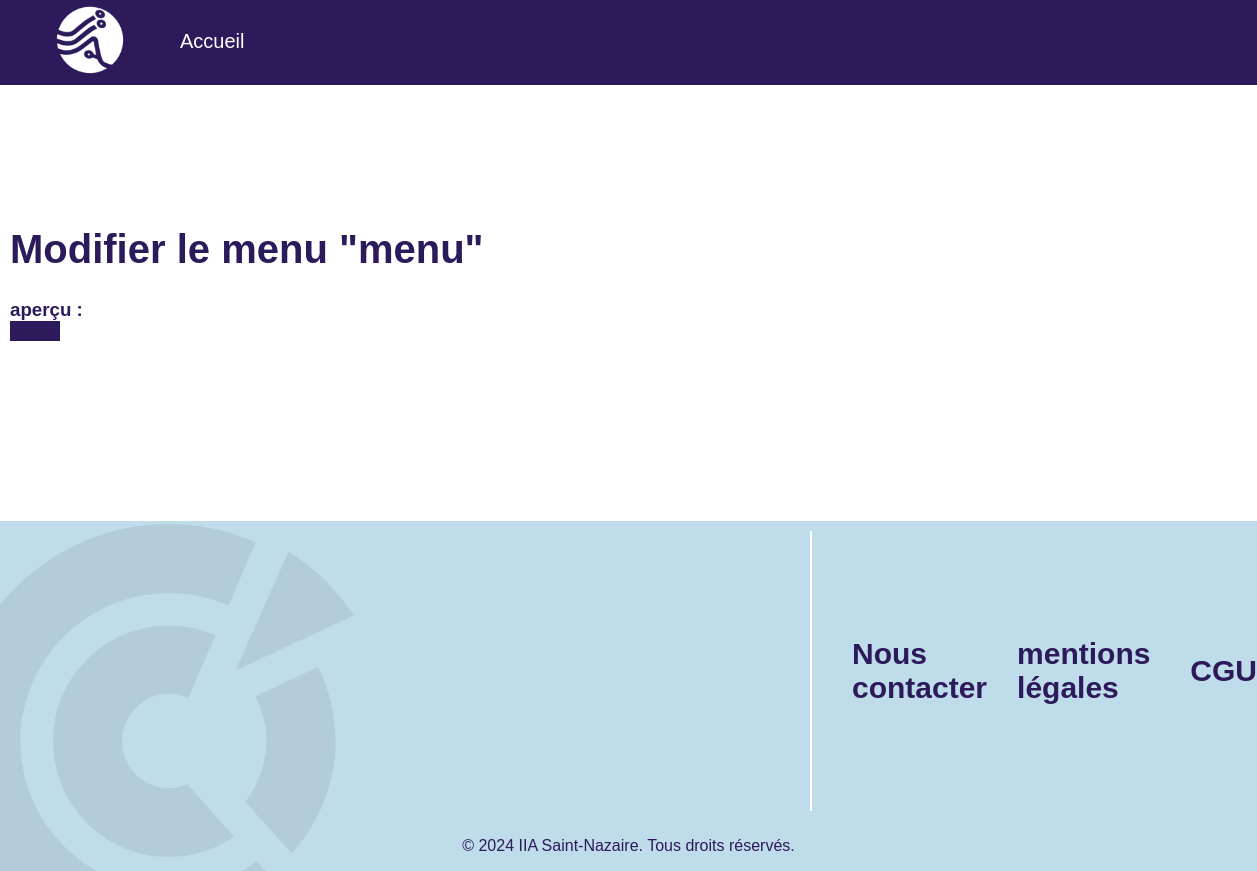
The page /pages/edit-menu.php?id=menu on the database as committed earlier.
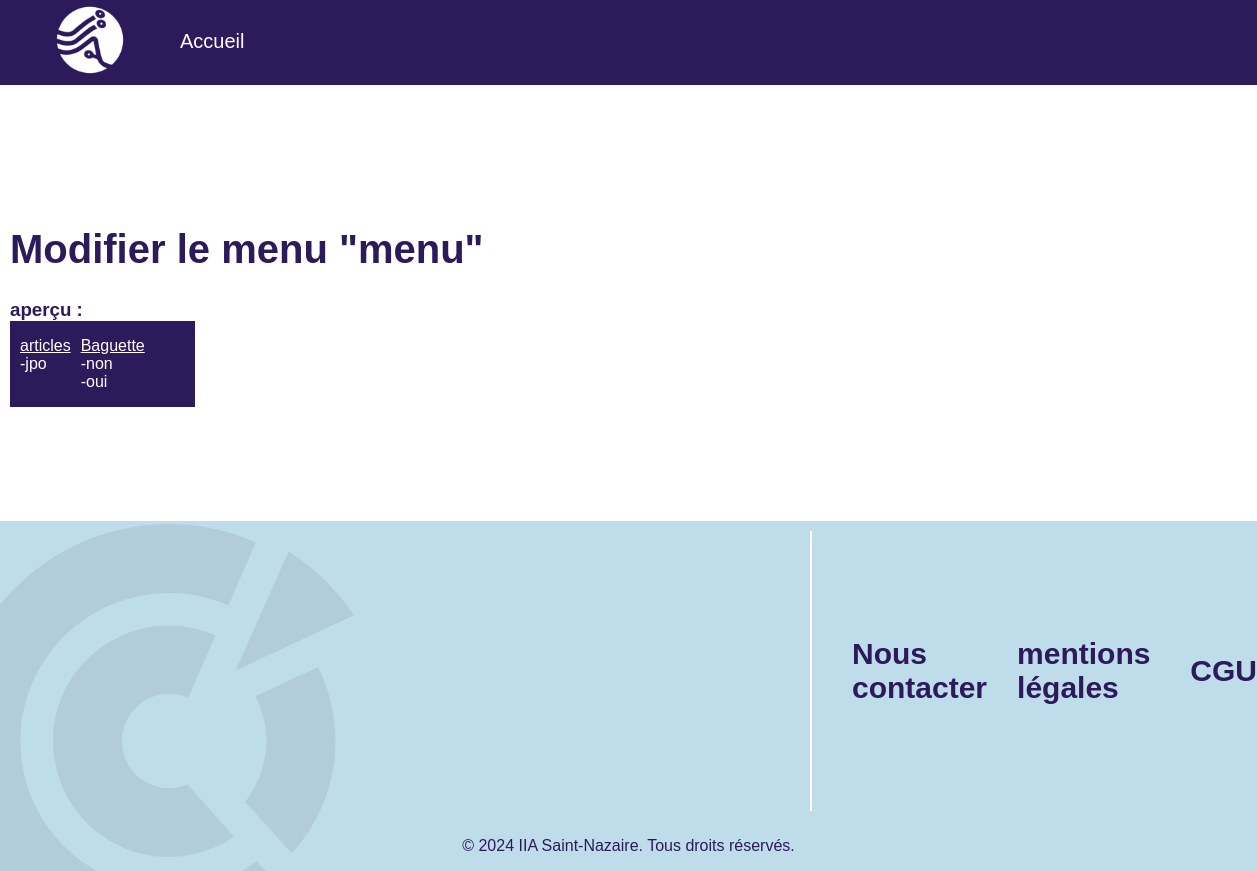
The same page on the database as committed later.
### tables this page shows
CREATE TABLE `menu` (
  `id` int(11) NOT NULL,
  `nom` varchar(255) NOT NULL,
  `id_categorie` int(11) NOT NULL,
  `is_categorie` tinyint(1) NOT NULL,
  `priorite` int(11) NOT NULL,
  `lien` varchar(255) NOT NULL DEFAULT '#'
);

### classes/BDD.php (called while the page is built)
<?php
class BDD
{
    public static function connexionBDD()
    {
        $host = '127.0.0.1';
        $db = 'iiactualite';
        $user = 'root';
        $pass = '';
        $port = 3306;
        $charset = 'utf8mb4';
        $dsn = "mysql:host=$host; dbname=$db;charset=$charset;port=$port";
        return new PDO($dsn, $user, $pass);
    }
    public static function selectBDD($sql)
    {
        $pdo = self::connexionBDD();
        $resultat = $pdo->query($sql);
        return $resultat;
    }
}

### classes/Menu.php (the view, shortened to what this page needs)
<?php
require_once "BDD.php";
class Menu extends BDD
{
    public string $nom_table;
    public function __construct(string $nom_table)
    {
        $this->nom_table = $nom_table;
    }
    function afficherMenu()
    {
?>
        <div class="menu">
                <?=
                $this->afficherCategorieMenu();
                ?>
        </div>
    <?php
    }
    function afficherCategorieMenu()
    {
        $sql = "SELECT * FROM " . $this->nom_table . " WHERE is_categorie = 1 ORDER BY priorite";
        $resultat = BDD::selectBDD($sql);
        while ($donnees = $resultat->fetch(PDO::FETCH_ASSOC)) {
            echo '<ul><li class="menu_categorie"><a href="' . $donnees['lien'] . '" >' . $donnees['nom'] . '</a><li>';
            $sql = "SELECT * FROM " . $this->nom_table . " WHERE id_categorie = " . $donnees['id'] . " ORDER BY priorite";
            $resultat_sous_menu = BDD::selectBDD($sql);
            while ($donnees_sous_menu = $resultat_sous_menu->fetch(PDO::FETCH_ASSOC)) {
                echo '<li><a href="' . $donnees_sous_menu['lien'] . '" class="menu_sous_categorie">' . $donnees_sous_menu['nom'] . '</a></li>';
            }
            echo '</ul>';
        }
    }
    function afficherEditMenu()
    {
    ?>
        <div class="menu menu-apercu">
            <div class="menu_body">
                <?=
                $this->afficherCategorieMenu();
                ?>
            </div>
        </div>
<?php
    }
    function getNomMenu()
    {
        return $this->nom_table;
    }
}

### pages/edit-menu.php (shortened to what this page needs)
<?php
require_once "../classes/Menu.php";
?>
<!DOCTYPE html>
<html lang="fr">
<head>
    <link rel="stylesheet" href="../CSS/style.css">
</head>
<body>
    <header>
        <?php
        include '../includes/header.php';
        ?>
    </header>
    <main>
        <h1>Modifier le menu "<?= $menu->getNomMenu() ?>"</h1>
        <h3 id="text-apercu">aperçu :</h3>
        <?php $menu->afficherEditMenu(); ?>
    </main>
    <footer>
        <?php
        include '../includes/footer.php';
        ?>
    </footer>
</body>
</html>

### includes/header.php (shortened to what this page needs)
<?php
if (basename($_SERVER['PHP_SELF']) == 'index.php') {
    require_once "classes/Menu.php";
    $menu = new Menu("menu");
?>
    <a href="index.php"><img src="medias/logo-iia-200x200.png" alt="logo iia" title="logo iia"></a>
    <a href="index.php"><span>Accueil</span></a>
    <div class="menu">
        <ion-icon name="menu" size="large" title="menu"></ion-icon>
        <div class="menu_body">
            <?=
            $menu->afficherCategorieMenu();
            ?>
            <a href="pages/edit-menu.php?id=<?= $menu->nom_table ?>" class="menu_edit"><ion-icon name="create-outline" size="large" title="modifier"></ion-icon></a>
        </div>
    </div>
<?php
} else {
    require_once "../classes/Menu.php";
    $menu = new Menu("menu");
?>
    <a href="../index.php"><img src="../medias/logo-iia-200x200.png" alt="logo iia" title="logo iia"></a>
    <a href="../index.php"><span>Accueil</span></a>
<?php
    $menu->afficherMenu();
}
?>

### includes/footer.php
<div class="footer_map_container">
    <iframe width="80%" height="260" frameborder="0" scrolling="no" marginheight="0" marginwidth="0" src="https://maps.google.com/maps?width=50%25&amp;height=200&amp;hl=en&amp;q=1%20Boulevard%20de%20l'universit%C3%A9,%20Saint%20Nazaire,%20France+(My%20Business%20Name)&amp;t=&amp;z=12&amp;ie=UTF8&amp;iwloc=B&amp;output=embed"><a href="https://www.gps.ie/">gps devices</a></iframe>
</div>
<div class="footer_link_container">
    <a href="../pages/contact.php">Nous contacter</a>
    <a href="../pages/mentions-legales.php">mentions légales</a>
    <a href="../pages/CGU.php">CGU</a>
</div>
<p>&copy; 2024 IIA Saint-Nazaire. Tous droits réservés.</p>

### CSS/style.css (style rules this page uses)
:root { --blue: #2c1a5b; --gris-footer: #bfdcea; }
body { font-family: sans-serif; margin: 0; }
h1 { color: var(--blue); font-size: 40px; }
a { text-decoration: none; color: var(--blue); }
ul { list-style-type: none; padding: 0; }
header { height: auto; background-color: var(--blue); position: absolute; top: 0; left: 0; width: 100%; display: block; }
main { padding-top: 200px; margin-left: 10px; }
header img { filter: brightness(100); width: 70px; padding: 5px; }
header a { float: left; text-decoration: none; color: white; font-size: 20px; margin: auto 0; margin-left: 50px; width: -moz-fit-content; width: fit-content; display: block; }
header a span { display: block; padding-top: 30px; }
footer { height: 350px; margin-top: 200px; background-image: url(../medias/filigrane-c-footer.svg); background-repeat: no-repeat; background-color: #bfdcea; display: grid; grid: auto auto / auto auto; }
.footer_map_container { display: flex; justify-content: center; align-items: center; height: 280px; border-right: white solid 2px; margin: auto 10px; width: 800px; }
.footer_link_container { display: flex; flex-direction: row; height: 300px; align-items: center; }
.footer_link_container a { text-decoration: none; color: var(--blue); font-size: 30px; margin-left: 30px; font-weight: bold; }
footer p { color: var(--blue); text-align: center; grid-column-start: 1; grid-column-end: 3; }
.menu { display: block; float: right; flex-direction: row; gap: 10px; justify-content: center; background-color: var(--blue); width: auto; height: auto; }
.menu_body { padding-left: 10px; display: none; color: white; gap: 10px; }
.menu_categorie a { text-decoration: underline; color: white; }
.menu_sous_categorie { text-decoration: none; color: white; }
.menu_sous_categorie::before { content: "-"; }
.menu-apercu { float: left; }
.menu-apercu>.menu_body { display: flex; }
#text-apercu { color: #2c1a5b; margin-bottom: 0; }

Rows that differ between the two databases and show on the page:
added menu: nom "articles", shown under "aperçu :"
added menu: nom "jpo", shown under "articles"
added menu: nom "Baguette", shown under "aperçu :"
added menu: nom "non", shown under "Baguette"
added menu: nom "oui", shown under "Baguette"
